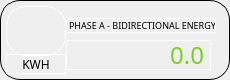
                    <widget class="QFrame" name="horizontalFrame_59">
                     <property name="minimumSize">
                      <size>
                       <width>230</width>
                       <height>80</height>
                      </size>
                     </property>
                     <property name="maximumSize">
                      <size>
                       <width>230</width>
                       <height>80</height>
                      </size>
                     </property>
                     <property name="styleSheet">
                      <string notr="true">border: 1px solid #000000;
border-radius: 20px;</string>
                     </property>
                     <layout class="QHBoxLayout" name="horizontalLayout_81">
                      <property name="spacing">
                       <number>0</number>
                      </property>
                      <property name="leftMargin">
                       <number>5</number>
                      </property>
                      <property name="topMargin">
                       <number>5</number>
                      </property>
                      <property name="rightMargin">
                       <number>5</number>
                      </property>
                      <property name="bottomMargin">
                       <number>5</number>
                      </property>
                      <item>
                       <layout class="QVBoxLayout" name="verticalLayout_129">
                        <property name="spacing">
                         <number>0</number>
                        </property>
                        <item>
                         <widget class="QLabel" name="label_176">
                          <property name="sizePolicy">
                           <sizepolicy hsizetype="Preferred" vsizetype="Preferred">
                            <horstretch>0</horstretch>
                            <verstretch>0</verstretch>
                           </sizepolicy>
                          </property>
                          <property name="minimumSize">
                           <size>
                            <width>60</width>
                            <height>50</height>
                           </size>
                          </property>
                          <property name="maximumSize">
                           <size>
                            <width>60</width>
                            <height>50</height>
                           </size>
                          </property>
                          <property name="styleSheet">
                           <string notr="true">border-color: rgb(255, 255, 255);
image: url(:/icons/battery.png);</string>
                          </property>
                          <property name="text">
                           <string/>
                          </property>
                         </widget>
                        </item>
                        <item>
                         <widget class="QLabel" name="label_177">
                          <property name="sizePolicy">
                           <sizepolicy hsizetype="Fixed" vsizetype="Fixed">
                            <horstretch>0</horstretch>
                            <verstretch>0</verstretch>
                           </sizepolicy>
                          </property>
                          <property name="minimumSize">
                           <size>
                            <width>60</width>
                            <height>20</height>
                           </size>
                          </property>
                          <property name="maximumSize">
                           <size>
                            <width>60</width>
                            <height>20</height>
                           </size>
                          </property>
                          <property name="font">
                           <font>
                            <family>Gilroy</family>
                           </font>
                          </property>
                          <property name="styleSheet">
                           <string notr="true">border-color: rgb(255, 255, 255);</string>
                          </property>
                          <property name="text">
                           <string>KWH</string>
                          </property>
                          <property name="alignment">
                           <set>Qt::AlignCenter</set>
                          </property>
                         </widget>
                        </item>
                       </layout>
                      </item>
                      <item>
                       <layout class="QVBoxLayout" name="verticalLayout_130">
                        <property name="spacing">
                         <number>5</number>
                        </property>
                        <property name="topMargin">
                         <number>10</number>
                        </property>
                        <property name="rightMargin">
                         <number>10</number>
                        </property>
                        <item>
                         <widget class="QLabel" name="label_178">
                          <property name="sizePolicy">
                           <sizepolicy hsizetype="Fixed" vsizetype="Fixed">
                            <horstretch>0</horstretch>
                            <verstretch>0</verstretch>
                           </sizepolicy>
                          </property>
                          <property name="minimumSize">
                           <size>
                            <width>150</width>
                            <height>15</height>
                           </size>
                          </property>
                          <property name="maximumSize">
                           <size>
                            <width>150</width>
                            <height>15</height>
                           </size>
                          </property>
                          <property name="font">
                           <font>
                            <family>Gilroy</family>
                            <pointsize>7</pointsize>
                           </font>
                          </property>
                          <property name="styleSheet">
                           <string notr="true">border-color: rgb(255, 255, 255);</string>
                          </property>
                          <property name="text">
                           <string>PHASE A - BIDIRECTIONAL ENERGY</string>
                          </property>
                         </widget>
                        </item>
                        <item>
                         <widget class="QLabel" name="be_a_1">
                          <property name="sizePolicy">
                           <sizepolicy hsizetype="Fixed" vsizetype="Fixed">
                            <horstretch>0</horstretch>
                            <verstretch>0</verstretch>
                           </sizepolicy>
                          </property>
                          <property name="minimumSize">
                           <size>
                            <width>145</width>
                            <height>30</height>
                           </size>
                          </property>
                          <property name="maximumSize">
                           <size>
                            <width>145</width>
                            <height>30</height>
                           </size>
                          </property>
                          <property name="font">
                           <font>
                            <family>Gilroy</family>
                            <pointsize>18</pointsize>
                           </font>
                          </property>
                          <property name="styleSheet">
                           <string notr="true">color: rgb(115, 210, 22);
border-color: rgb(255, 255, 255);</string>
                          </property>
                          <property name="text">
                           <string>0.0</string>
                          </property>
                          <property name="alignment">
                           <set>Qt::AlignRight|Qt::AlignTrailing|Qt::AlignVCenter</set>
                          </property>
                         </widget>
                        </item>
                       </layout>
                      </item>
                     </layout>
                    </widget>
